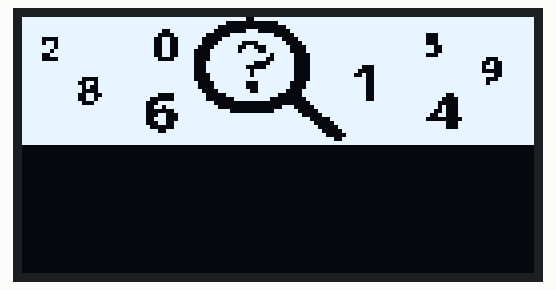
Bench run of a sketch on a simulated ESP32-S3. Parts: 128×64 one-colour display. Random numbers use the default seed unless the sketch sets one.

Above: at 0.1 s.

The sketch:

tic_tac_toe.ino
```cpp
#include <Adafruit_GFX.h>
#include <Adafruit_SSD1306.h>
#include <stdio.h>
#include <Arduino.h>

// Inclua o cabeçalho necessário para o watchdog timer da tarefa
#include <esp_task_wdt.h>

// Defina o período de tempo limite do watchdog em milissegundos (ajuste conforme necessário)


//Define e configura display
#define OLED_RESET -1

#define BUTTON_LEFT 9
#define BUTTON_OK 10
#define BUTTON_RIGHT 11

Adafruit_SSD1306 display(OLED_RESET);

//------------------------------------------------------------------logo--------------------------------

const unsigned char logo1 [] PROGMEM = {
0xff, 0xff, 0xff, 0xff, 0xff, 0xff, 0xff, 0x3f, 0xff, 0xff, 0xff, 0xff, 0xff, 0xff, 0xff, 0xff,
0xff, 0xff, 0xff, 0xff, 0xff, 0xff, 0xe0, 0x00, 0xff, 0xff, 0xff, 0xff, 0xff, 0xff, 0xff, 0xff,
0xff, 0xff, 0xff, 0xff, 0xff, 0xff, 0x80, 0x00, 0x3f, 0xff, 0xff, 0xff, 0xff, 0xff, 0xff, 0xff,
0xff, 0xff, 0xff, 0xff, 0xe7, 0xff, 0x00, 0xe0, 0x1f, 0xff, 0xff, 0xff, 0xff, 0xff, 0xff, 0xff,
0xff, 0xff, 0xff, 0xff, 0xc3, 0xfc, 0x0f, 0xfe, 0x0f, 0xff, 0xff, 0xff, 0xf8, 0xff, 0xff, 0xff,
0xf8, 0x7f, 0xff, 0xff, 0x99, 0xf8, 0x3f, 0xff, 0x87, 0xff, 0xff, 0xff, 0xf8, 0xff, 0xff, 0xff,
0xfb, 0x7f, 0xff, 0xff, 0x99, 0xf8, 0x7e, 0x1f, 0xc3, 0xff, 0xff, 0xff, 0xf8, 0xff, 0xff, 0xff,
0xff, 0x7f, 0xff, 0xff, 0x99, 0xf0, 0xfc, 0xc7, 0xe1, 0xff, 0xff, 0xff, 0xfe, 0x7f, 0xff, 0xff,
0xfe, 0xff, 0xff, 0xff, 0x99, 0xe1, 0xfd, 0xe7, 0xe1, 0xff, 0xff, 0xff, 0xfe, 0x7f, 0xff, 0xff,
0xf9, 0xff, 0xff, 0xff, 0x99, 0xe1, 0xff, 0xfd, 0xf0, 0xff, 0xff, 0xff, 0xf8, 0xff, 0xff, 0xff,
0xf8, 0x7f, 0xff, 0xff, 0xc3, 0xe1, 0xff, 0xf9, 0xf0, 0xff, 0xff, 0xff, 0xff, 0xff, 0xf1, 0xff,
0xff, 0xff, 0xff, 0xff, 0xff, 0xe3, 0xff, 0xc3, 0xf0, 0xff, 0xff, 0xff, 0xff, 0xff, 0xe4, 0xff,
0xff, 0xff, 0xff, 0xff, 0xff, 0xe3, 0xff, 0x07, 0xf0, 0xff, 0xf8, 0xff, 0xff, 0xff, 0xec, 0xff,
0xff, 0xff, 0xff, 0xff, 0xff, 0xe3, 0xff, 0xbf, 0xf0, 0xff, 0xf0, 0xff, 0xff, 0xff, 0xe0, 0xff,
0xff, 0xff, 0xff, 0xff, 0xff, 0xe1, 0xff, 0xbf, 0xf0, 0xff, 0xe4, 0xff, 0xff, 0xff, 0xfc, 0xff,
0xff, 0xfe, 0x1f, 0xff, 0xff, 0xe1, 0xff, 0xff, 0xf0, 0xff, 0xfc, 0xff, 0xff, 0xff, 0xf1, 0xff,
0xff, 0xfc, 0xdf, 0xff, 0xff, 0xf0, 0xff, 0x1f, 0xe1, 0xff, 0xfc, 0xff, 0xff, 0xff, 0xf7, 0xff,
0xff, 0xfe, 0x9f, 0xff, 0xff, 0xf0, 0xff, 0x1f, 0xe1, 0xff, 0xfc, 0xff, 0xff, 0xff, 0xff, 0xff,
0xff, 0xfe, 0x1f, 0xff, 0xff, 0xf8, 0x7f, 0x9f, 0xc3, 0xff, 0xfc, 0xff, 0xff, 0xff, 0xff, 0xff,
0xff, 0xfc, 0xcf, 0xff, 0xc3, 0xfc, 0x1f, 0xff, 0x03, 0xff, 0xfc, 0xff, 0xff, 0xcf, 0xff, 0xff,
0xff, 0xfc, 0xdf, 0xff, 0x03, 0xfc, 0x07, 0xfc, 0x01, 0xff, 0xfc, 0xff, 0xff, 0x87, 0xff, 0xff,
0xff, 0xfe, 0x3f, 0xfe, 0x3f, 0xff, 0x00, 0x00, 0x00, 0xff, 0xff, 0xff, 0xff, 0x07, 0xff, 0xff,
0xff, 0xff, 0xff, 0xfe, 0x6f, 0xff, 0x80, 0x00, 0x70, 0x7f, 0xff, 0xff, 0xff, 0x47, 0xff, 0xff,
0xff, 0xff, 0xff, 0xfe, 0x03, 0xff, 0xf0, 0x01, 0xf8, 0x3f, 0xff, 0xff, 0xfe, 0x47, 0xff, 0xff,
0xff, 0xff, 0xff, 0xfe, 0x31, 0xff, 0xff, 0xff, 0xfc, 0x1f, 0xff, 0xff, 0xfc, 0xc7, 0xff, 0xff,
0xff, 0xff, 0xff, 0xfe, 0x71, 0xff, 0xff, 0xff, 0xff, 0x07, 0xff, 0xff, 0xf8, 0x03, 0xff, 0xff,
0xff, 0xff, 0xff, 0xfe, 0x33, 0xff, 0xff, 0xff, 0xff, 0x83, 0xff, 0xff, 0xff, 0xc7, 0xff, 0xff,
0xff, 0xff, 0xff, 0xff, 0x03, 0xff, 0xff, 0xff, 0xff, 0xc1, 0xff, 0xff, 0xff, 0xc7, 0xff, 0xff,
0xff, 0xff, 0xff, 0xff, 0xcf, 0xff, 0xff, 0xff, 0xff, 0xe0, 0xff, 0xff, 0xff, 0xff, 0xff, 0xff,
0xff, 0xff, 0xff, 0xff, 0xff, 0xff, 0xff, 0xff, 0xff, 0xf0, 0x7f, 0xff, 0xff, 0xff, 0xff, 0xff,
0xff, 0xff, 0xff, 0xff, 0xff, 0xff, 0xff, 0xff, 0xff, 0xfc, 0xff, 0xff, 0xff, 0xff, 0xff, 0xff,
0xff, 0xff, 0xff, 0xff, 0xff, 0xff, 0xff, 0xff, 0xff, 0xff, 0xff, 0xff, 0xff, 0xff, 0xff, 0xff
};


//---------------------------------------------------------------------------------------------


//-------------------------------------variaveis------------------------------------------------

int time_logo = 0;

int button_left, button_ok, button_right = HIGH;
int button_index = 0;

//------------------------------------funções-----------------------------------------------------

void logo_animation() {
  //logo
  for (int8_t i = 0; i<2; i++){
    display.clearDisplay();

    display.drawBitmap(0, 0, logo1, 128, 32, WHITE);

    display.display();
  }

  display.clearDisplay();
  delay(2000);

  display.setTextColor(WHITE);
  display.setCursor(30, 12); // Posiciona o cursor
  display.println("number game");

  display.display();

  delay(2000);

}
char* numberVar(int quantidade){
  int valor_escolhido;
  char numero[9];

  for (int i = 0; i < quantidade;i++){
    valor_escolhido = rand() % 10;

    numero[i] = valor_escolhido + '0';
  }

  numero[8] = '\0';

  return numero;
}
//----------------------------------------------------------------------


void setup() {
  //Inicializa I2c
  Wire.begin();

  // Inicializa Display no endereço 0x3c do I2C

  display.begin(SSD1306_SWITCHCAPVCC, 0x3c);

  pinMode(BUTTON_LEFT,INPUT_PULLUP);
  pinMode(BUTTON_OK, INPUT_PULLUP);
  pinMode(BUTTON_RIGHT, INPUT_PULLUP);

  Serial.begin(115200);

  // Inicia o watchdog timer (alimente-o pela primeira vez)
  esp_task_wdt_reset();

}

void loop() {
  logo_animation();

  Serial.print(numberVar(5));

  esp_task_wdt_reset();

}
```
